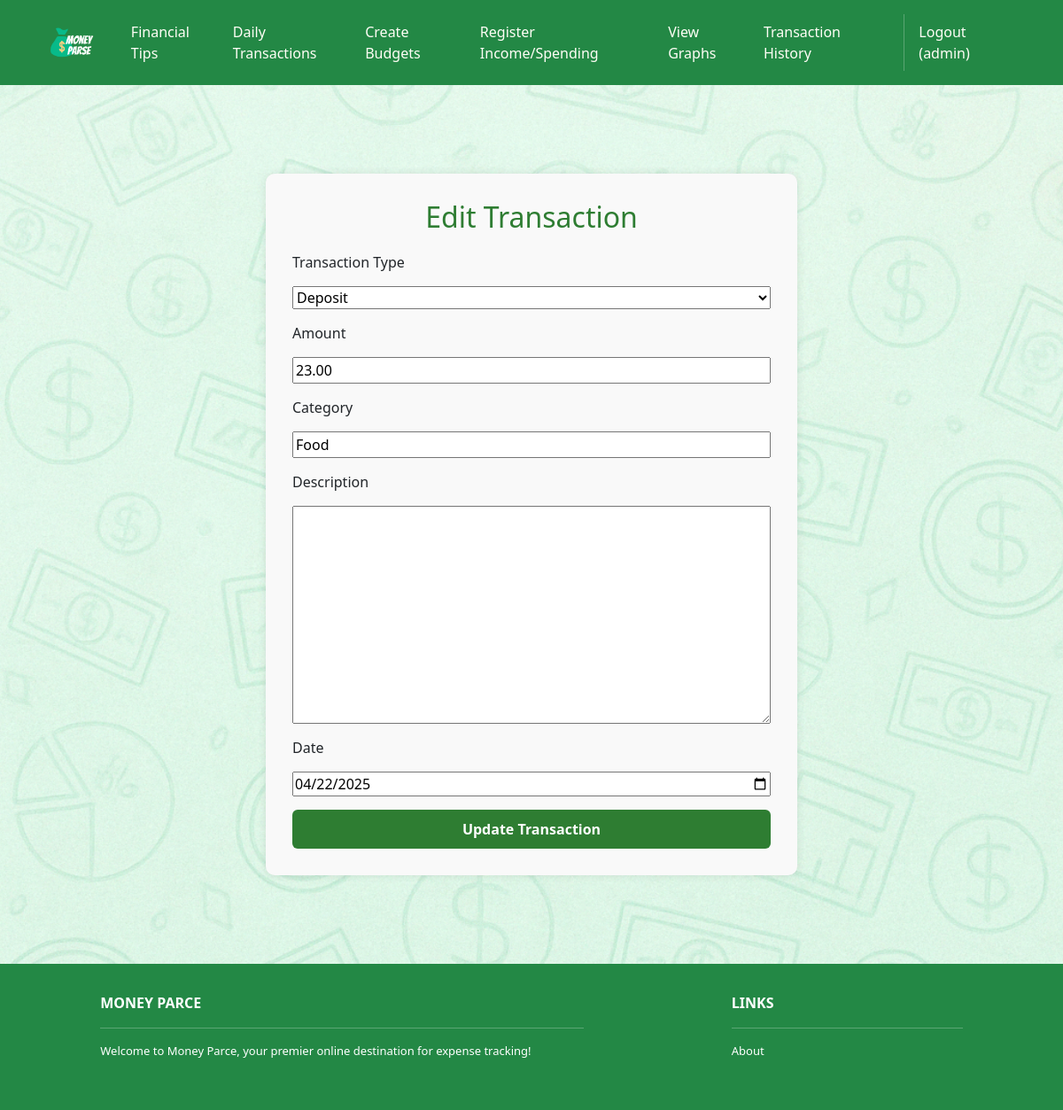
Page /transactions/edit/19/ (signed in) on the committed database.
### user_transactions/models.py (models this page shows, shortened)
class Transaction(models.Model):
    user = models.ForeignKey(User, on_delete=models.CASCADE)
    amount = models.DecimalField(max_digits=10, decimal_places=2)
    transaction_type = models.CharField(
        max_length=20,
        choices=[('deposit', 'Deposit'), ('withdrawal', 'Withdrawal')],
        default='deposit'  # ← Add this
    )
    category = models.CharField(max_length=100)
    budget = models.ForeignKey(Budget, on_delete=models.SET_NULL, null=True, blank=True)
    description = models.TextField(blank=True)
    date = models.DateField(default=date.today)

### user_transactions/views.py (the view)
# urls.py: path('edit/<int:pk>/', views.edit_transaction, name='edit_transaction'),
@login_required
def edit_transaction(request, pk):
    transaction = get_object_or_404(Transaction, pk=pk, user=request.user)
    if request.method == 'POST':
        form = TransactionForm(request.POST, instance=transaction)
        if form.is_valid():
            form.save()
            if not transaction.date:
                transaction.date = date.today()
            return redirect('user_transactions:transactions_list')
    else:
        form = TransactionForm(instance=transaction)
    return render(request, 'user_transactions/edit_transactions.html', {'form': form})

### user_transactions/forms.py
class TransactionForm(forms.ModelForm):
    TRANSACTION_TYPES = [
        ('deposit', 'Deposit'),
        ('withdrawal', 'Withdrawal'),
    ]
    transaction_type = forms.ChoiceField(choices=TRANSACTION_TYPES)
    date = forms.DateField(widget=forms.DateInput(attrs={'type': 'date'}))  # Calendar picker
    class Meta:
        model = Transaction
        fields = ['transaction_type', 'amount', 'category', 'description', 'date']

### user_transactions/templates/user_transactions/edit_transactions.html (shortened to what this page needs)
{% extends 'base.html' %}
{% load static %}
{% block content %}
    <div style="
  background-image: url('{% static 'img/transaction_bkgd.png' %}');
  background-size: cover;
  background-repeat: repeat;
  background-position: center;
  padding: 60px 20px;
  min-height: 100vh;
">
<div style="max-width: 600px; margin: 40px auto; padding: 30px; background-color: #f9f9f9; border-radius: 10px; box-shadow: 0 0 10px rgba(0,0,0,0.1);">
  <h2 style="text-align: center; color: #2e7d32; margin-bottom: 20px;">Edit Transaction</h2>
  <form method="post" style="display: flex; flex-direction: column; gap: 15px;">
    <label for="id_transaction_type">Transaction Type</label>
    {{ form.transaction_type }}
    <label for="id_amount">Amount</label>
    {{ form.amount }}
    <label for="id_category">Category</label>
    {{ form.category }}
    <label for="id_description">Description</label>
    {{ form.description }}
    <label for="id_date">Date</label>
    {{ form.date }}
    <button type="submit" style="padding: 10px; background-color: #2e7d32; color: white; border: none; border-radius: 6px; font-weight: bold; cursor: pointer;">
      Update Transaction
    </button>
  </form>
</div>
    </div>
{% endblock %}

### moneyParce/templates/base.html (shortened to what this page needs)
<!DOCTYPE html>
<html>
  {% load static %}
  <head>
    <link href="https://cdn.jsdelivr.net/npm/bootstrap@5.3.2/dist/css/bootstrap.min.css" rel="stylesheet">
    <link rel="stylesheet" href="https://cdnjs.cloudflare.com/ajax/libs/font-awesome/6.1.1/css/all.min.css">
    <link rel="stylesheet" type="text/css" href="{% static 'css/style.css' %}">
  </head>
  <body class="d-flex flex-column min-vh-100">
    <nav class="p-3 navbar navbar-dark bg-dark navbar-expand-lg">
      <div class="container">
        <a class="navbar-brand" href="{% url 'home.index' %}">
          <img src="{% static 'img/logo.png' %}" alt="logo" height="40" />
        </a>
        <div class="collapse navbar-collapse" id="navbarNavAltMarkup">
          <div class="navbar-nav ms-auto navbar-ml">
              <a class="nav-link" href="{% url 'home.about' %}">Financial Tips</a>
              <a class="nav-link" href="{% url 'user_transactions:add_transaction' %}">Daily Transactions</a>
              <a class="nav-link" href="{% url 'budget-list' %}">Create Budgets</a>
              <a class="nav-link" href="{% url 'register_income_spending:register_income_spending' %}">Register Income/Spending</a>
              <a class="nav-link" href="{% url 'reports.spending_report' %}">View Graphs</a>
              <a class="nav-link" href="{% url 'user_transactions:transactions_list' %}">Transaction History</a>
            {% if user.is_authenticated %}
              <a class="nav-link" href="{% url 'accounts.logout' %}">Logout ({{ user.username }})</a>
            {% else %}
              <a class="nav-link" href="{% url 'accounts.login' %}">Login</a>
              <a class="nav-link" href="{% url 'accounts.signup' %}">Sign Up</a>
            {% endif %}
          </div>
        </div>
      </div>
    </nav>
    <main class="flex-fill">
      {% block content %}
      {% endblock content %}
    </main>
    <section class="p-3 ms-footer bg-dark text-white mt-auto">
      <div class="container">
        <div class="row mt-3">
          <div class="col-md-6 col-lg-6 col-xl-6 mx-auto mb-4">
            <b>MONEY PARCE</b>
            <hr class="bg-light" />
            <p>
              Welcome to Money Parce, your premier online destination for expense tracking!
            </p>
          </div>
          <div class="col-md-3 col-lg-3 col-xl-3 mx-auto mb-4">
            <b>LINKS</b>
            <hr class="bg-light" />
            <p><a class="nav-link text-white" href="{% url 'home.about' %}">About</a></p>
          </div>
        </div>
      </div>
    </section>
  </body>
</html>

### moneyParce/static/css/style.css (style rules this page uses)
.navbar a.nav-link { color: #FFFEF6 !important; }
.bg-dark { background-color: #238845 !important; }
.ms-footer { background-color: #41ab5d; }
.ms-footer p { color: #ffffff; font-size: 13px; }

### rows in the picture
Transaction: transaction_type "Deposit", amount "23.00", category "Food", date "04/22/2025"

### other values in the picture
{{ user.username }} "admin"
